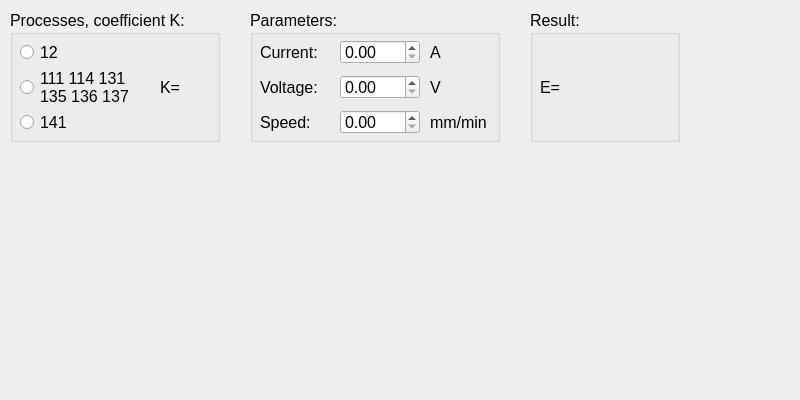
<?xml version="1.0" encoding="UTF-8"?>
<ui version="4.0">
 <class>Widget</class>
 <widget class="QWidget" name="Widget">
  <property name="geometry">
   <rect>
    <x>0</x>
    <y>0</y>
    <width>800</width>
    <height>400</height>
   </rect>
  </property>
  <property name="minimumSize">
   <size>
    <width>800</width>
    <height>400</height>
   </size>
  </property>
  <property name="maximumSize">
   <size>
    <width>800</width>
    <height>400</height>
   </size>
  </property>
  <property name="windowTitle">
   <string>Widget</string>
  </property>
  <widget class="QGroupBox" name="groupBox_3">
   <property name="geometry">
    <rect>
     <x>530</x>
     <y>10</y>
     <width>150</width>
     <height>132</height>
    </rect>
   </property>
   <property name="font">
    <font>
     <pointsize>12</pointsize>
    </font>
   </property>
   <property name="title">
    <string>Result:</string>
   </property>
   <widget class="QLabel" name="label_10">
    <property name="geometry">
     <rect>
      <x>30</x>
      <y>65</y>
      <width>81</width>
      <height>24</height>
     </rect>
    </property>
    <property name="font">
     <font>
      <pointsize>12</pointsize>
     </font>
    </property>
    <property name="text">
     <string/>
    </property>
   </widget>
   <widget class="QLabel" name="label_9">
    <property name="geometry">
     <rect>
      <x>10</x>
      <y>65</y>
      <width>21</width>
      <height>24</height>
     </rect>
    </property>
    <property name="font">
     <font>
      <pointsize>12</pointsize>
      <underline>false</underline>
      <strikeout>false</strikeout>
     </font>
    </property>
    <property name="text">
     <string>E=</string>
    </property>
   </widget>
  </widget>
  <widget class="QGroupBox" name="groupBox_2">
   <property name="geometry">
    <rect>
     <x>250</x>
     <y>10</y>
     <width>250</width>
     <height>132</height>
    </rect>
   </property>
   <property name="font">
    <font>
     <pointsize>12</pointsize>
    </font>
   </property>
   <property name="title">
    <string>Parameters:</string>
   </property>
   <widget class="QLabel" name="label_3">
    <property name="geometry">
     <rect>
      <x>10</x>
      <y>30</y>
      <width>67</width>
      <height>24</height>
     </rect>
    </property>
    <property name="text">
     <string>Current:</string>
    </property>
   </widget>
   <widget class="QLabel" name="label_4">
    <property name="geometry">
     <rect>
      <x>10</x>
      <y>65</y>
      <width>67</width>
      <height>24</height>
     </rect>
    </property>
    <property name="text">
     <string>Voltage:</string>
    </property>
   </widget>
   <widget class="QLabel" name="label_5">
    <property name="geometry">
     <rect>
      <x>10</x>
      <y>100</y>
      <width>81</width>
      <height>24</height>
     </rect>
    </property>
    <property name="text">
     <string>Speed:</string>
    </property>
   </widget>
   <widget class="QDoubleSpinBox" name="doubleSpinBox_1">
    <property name="geometry">
     <rect>
      <x>90</x>
      <y>30</y>
      <width>80</width>
      <height>24</height>
     </rect>
    </property>
    <property name="font">
     <font>
      <pointsize>12</pointsize>
     </font>
    </property>
    <property name="minimum">
     <double>0.000000000000000</double>
    </property>
    <property name="maximum">
     <double>9999.989999999999782</double>
    </property>
   </widget>
   <widget class="QDoubleSpinBox" name="doubleSpinBox_2">
    <property name="geometry">
     <rect>
      <x>90</x>
      <y>65</y>
      <width>80</width>
      <height>24</height>
     </rect>
    </property>
    <property name="maximum">
     <double>9999.989999999999782</double>
    </property>
   </widget>
   <widget class="QDoubleSpinBox" name="doubleSpinBox_3">
    <property name="geometry">
     <rect>
      <x>90</x>
      <y>100</y>
      <width>80</width>
      <height>24</height>
     </rect>
    </property>
    <property name="minimum">
     <double>0.000000000000000</double>
    </property>
    <property name="maximum">
     <double>9999.989999999999782</double>
    </property>
    <property name="value">
     <double>0.000000000000000</double>
    </property>
   </widget>
   <widget class="QLabel" name="label_6">
    <property name="geometry">
     <rect>
      <x>180</x>
      <y>30</y>
      <width>67</width>
      <height>24</height>
     </rect>
    </property>
    <property name="text">
     <string>A</string>
    </property>
   </widget>
   <widget class="QLabel" name="label_7">
    <property name="geometry">
     <rect>
      <x>180</x>
      <y>65</y>
      <width>67</width>
      <height>24</height>
     </rect>
    </property>
    <property name="text">
     <string>V</string>
    </property>
   </widget>
   <widget class="QLabel" name="label_8">
    <property name="geometry">
     <rect>
      <x>180</x>
      <y>100</y>
      <width>67</width>
      <height>24</height>
     </rect>
    </property>
    <property name="text">
     <string>mm/min</string>
    </property>
   </widget>
  </widget>
  <widget class="QGroupBox" name="groupBox_1">
   <property name="geometry">
    <rect>
     <x>10</x>
     <y>10</y>
     <width>210</width>
     <height>132</height>
    </rect>
   </property>
   <property name="font">
    <font>
     <pointsize>12</pointsize>
    </font>
   </property>
   <property name="title">
    <string>Processes, coefficient K:</string>
   </property>
   <widget class="QRadioButton" name="radioButton_1">
    <property name="geometry">
     <rect>
      <x>10</x>
      <y>30</y>
      <width>44</width>
      <height>24</height>
     </rect>
    </property>
    <property name="text">
     <string>12</string>
    </property>
   </widget>
   <widget class="QRadioButton" name="radioButton_3">
    <property name="geometry">
     <rect>
      <x>10</x>
      <y>100</y>
      <width>53</width>
      <height>24</height>
     </rect>
    </property>
    <property name="text">
     <string>141</string>
    </property>
   </widget>
   <widget class="QRadioButton" name="radioButton_2">
    <property name="geometry">
     <rect>
      <x>10</x>
      <y>60</y>
      <width>120</width>
      <height>34</height>
     </rect>
    </property>
    <property name="text">
     <string>111 114 131
135 136 137</string>
    </property>
   </widget>
   <widget class="QLabel" name="label_2">
    <property name="geometry">
     <rect>
      <x>170</x>
      <y>65</y>
      <width>31</width>
      <height>24</height>
     </rect>
    </property>
    <property name="font">
     <font>
      <pointsize>12</pointsize>
     </font>
    </property>
    <property name="text">
     <string/>
    </property>
   </widget>
   <widget class="QLabel" name="label_1">
    <property name="geometry">
     <rect>
      <x>150</x>
      <y>65</y>
      <width>31</width>
      <height>24</height>
     </rect>
    </property>
    <property name="text">
     <string>K=</string>
    </property>
   </widget>
  </widget>
 </widget>
 <resources/>
 <connections/>
</ui>
